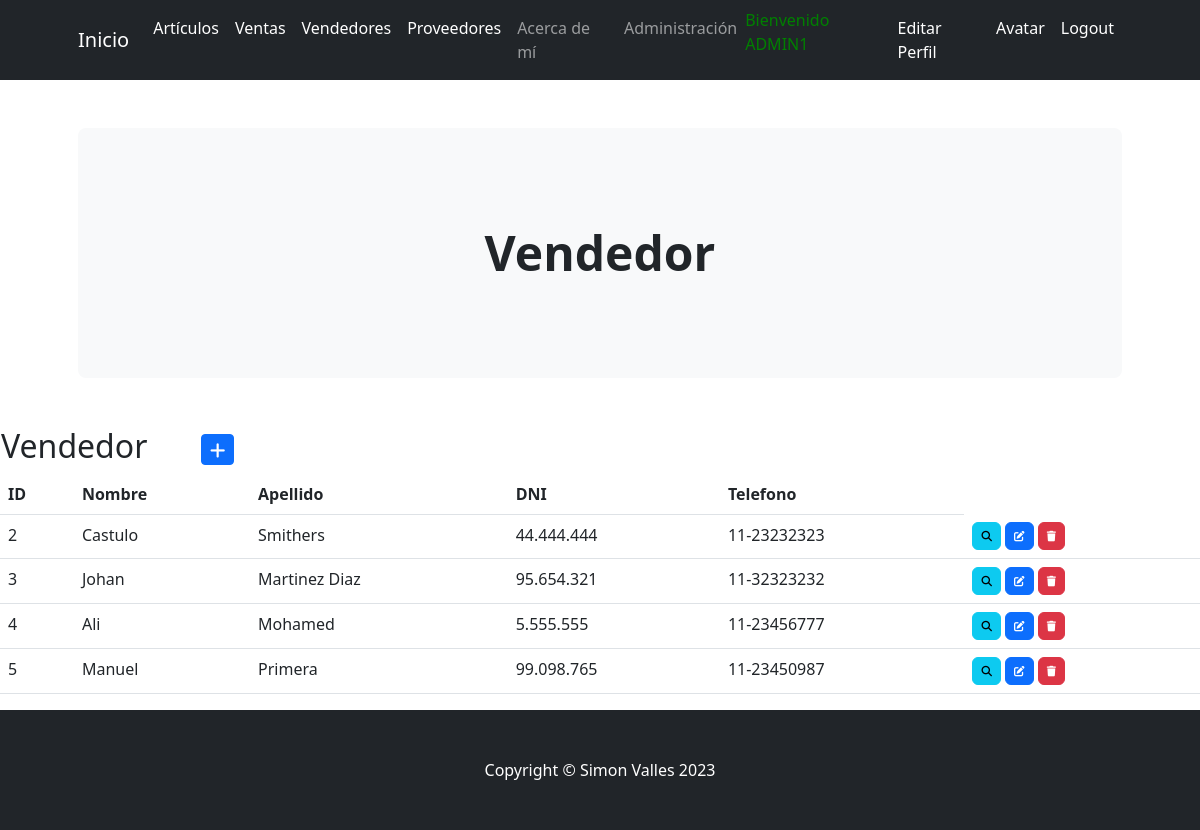
The page /aplicacion/vendedores/ (signed in) on the database its author committed.
### aplicacion/models.py (models this page shows, shortened)
class Vendedor(models.Model):
    nombre = models.CharField(max_length=50)
    apellido = models.CharField(max_length=50)
    dni = models.CharField(max_length=15)#ingresar con puntos divisorios
    telefono = models.CharField(max_length=20)

### aplicacion/views.py (the view)
# urls.py: path('vendedores/', VendedorList.as_view(), name="vendedores"),
class VendedorList(LoginRequiredMixin, ListView):
    model = Vendedor

### aplicacion/templates/aplicacion/vendedor_list.html (shortened to what this page needs)
{% extends 'aplicacion/base.html' %}
{% load static %}
{% block cabecera %}Vendedor{% endblock cabecera %}
{% block contenido %}
<table>
    <tr>
        <td width="200"><h2>Vendedor</h2></td>
        <td>
            <a
            href="{% url 'create_vendedor' %}"
            class="btn btn-primary btn-sm"
            >
            </a>
        </td>
    </tr>
</table>
<table class="table">
    <thead>
        <tr>
            <th>ID</th>
            <th>Nombre</th>
            <th>Apellido</th>
            <th>DNI</th>
            <th>Telefono</th>
        </tr>
    </thead>
    <tbody>
    {% for vendedor in vendedor_list %}
    <tr>
            <td>{{ vendedor.id }}</td>
            <td>{{ vendedor.nombre }}</td>
            <td>{{ vendedor.apellido }}</td>
            <td>{{ vendedor.dni }}</td>
            <td>{{ vendedor.telefono }}</td>
            <td>
                <a
                  href="{% url 'detail_vendedor' vendedor.id %}"
                  class="btn btn-info"
                  style="--bs-btn-padding-y: .25rem; --bs-btn-padding-x: .5rem; --bs-btn-font-size: .75rem;"
                  >
                </a>
                <a
                  href="{% url 'update_vendedor' vendedor.id %}"
                  class="btn btn-primary"
                  style="--bs-btn-padding-y: .25rem; --bs-btn-padding-x: .5rem; --bs-btn-font-size: .75rem;"
                  >
                </a>
                <a
                  href="{% url 'delete_vendedor' vendedor.id %}"
                  class="btn btn-danger"
                  style="--bs-btn-padding-y: .25rem; --bs-btn-padding-x: .5rem; --bs-btn-font-size: .75rem;"
                  >
                </a>
            </td>
    </tr>
    {% endfor %}
    </tbody>
</table>
{% endblock contenido %}

### aplicacion/templates/aplicacion/base.html (shortened to what this page needs)
<!DOCTYPE html>
<html lang="en">
    <head>
        {% load static %}
        <link href="https://cdn.jsdelivr.net/npm/bootstrap-icons@1.4.1/font/bootstrap-icons.css" rel="stylesheet" />
        <link rel="stylesheet" href="https://cdnjs.cloudflare.com/ajax/libs/font-awesome/6.4.0/css/all.min.css">
        <link href="{% static 'aplicacion/css/styles.css' %}" rel="stylesheet" />
    </head>
    <body>
        <nav class="navbar navbar-expand-lg navbar-dark bg-dark">
            <div class="container px-lg-5">
                <a class="navbar-brand" href="{% url 'inicio' %}">Inicio</a>
                <div class="collapse navbar-collapse" id="navbarSupportedContent">
                    <ul class="navbar-nav ms-auto mb-2 mb-lg-0">
                {% if user.is_authenticated %}
                        <li class="nav-item"><a class="nav-link active" aria-current="page" href="{% url 'articulos' %}">Artículos</a></li>
                        <li class="nav-item"><a class="nav-link active" aria-current="page" href="{% url 'ventas' %}">Ventas</a></li>
                        <li class="nav-item"><a class="nav-link active" aria-current="page" href="{% url 'vendedores' %}">Vendedores</a></li>
                        <li class="nav-item"><a class="nav-link active" aria-current="page" href="{% url 'proveedores' %}">Proveedores</a></li>
                        <li class="nav-item"><a class="nav-link" href="{% url 'about' %}">Acerca de mí</a></li>
                        <li class="nav-item"><a class="nav-link" aria-current="page" href="{% url 'admin:index' %}">Administración</a></li>
                        <p style="color:green">Bienvenido {{ user.username|upper}}</p>
                        <li class="nav-item"><a class="nav-link active" aria-current="page" href="{% url 'editar_perfil' %}">Editar Perfil</a></li>
                        <li class="nav-item"><a class="nav-link active" aria-current="page" href="{% url 'agregar_avatar' %}">Avatar</a></li>
                        <li class="nav-item"><a class="nav-link active" aria-current="page" href="{% url 'logout' %}">Logout</a></li>
                {% else %}
                        <li class="nav-item"><a class="nav-link active" aria-current="page" href="{% url 'register' %}">Registrarse</a></li>
                        <li class="nav-item"><a class="nav-link active" aria-current="page" href="{% url 'login' %}">Login</a></li>
                {% endif %}
                    </ul>
                </div>
            </div>
        </nav>
        <header class="py-5">
            <div class="container px-lg-5">
                <div class="p-4 p-lg-5 bg-light rounded-3 text-center">
                    <div class="m-4 m-lg-5">
                        <h1 class="display-5 fw-bold">
                            {% block cabecera %}{% endblock cabecera %}
                        </h1>
                    </div>
                </div>
            </div>
        </header>
        {% block contenido %}{% endblock contenido %}
        {% if user.is_authenticated %}
        <footer class="py-5 bg-dark">
            <div class="container"><p class="m-0 text-center text-white">Copyright &copy; Simon Valles 2023</p></div>
        </footer>
        {% endif %}
    </body>
</html>

### rows shown on the page
Vendedor: id "2", nombre "Castulo", apellido "Smithers", dni "44.444.444", telefono "11-23232323"
Vendedor: id "3", nombre "Johan", apellido "Martinez Diaz", dni "95.654.321", telefono "11-32323232"
Vendedor: id "4", nombre "Ali", apellido "Mohamed", dni "5.555.555", telefono "11-23456777"
Vendedor: id "5", nombre "Manuel", apellido "Primera", dni "99.098.765", telefono "11-23450987"

### other values the page prints
{{ user.username|upper }} "ADMIN1"
